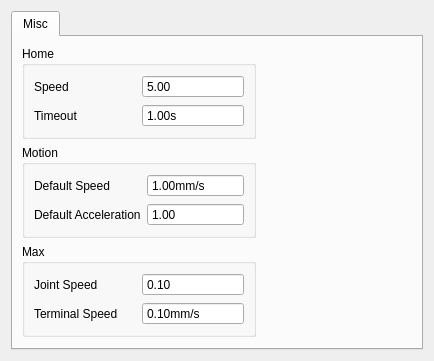
<?xml version="1.0" encoding="UTF-8"?>
<ui version="4.0">
 <class>AdvPara</class>
 <widget class="QWidget" name="AdvPara">
  <property name="geometry">
   <rect>
    <x>0</x>
    <y>0</y>
    <width>434</width>
    <height>314</height>
   </rect>
  </property>
  <property name="windowTitle">
   <string>Form</string>
  </property>
  <layout class="QVBoxLayout" name="verticalLayout">
   <item>
    <widget class="QTabWidget" name="tabWidget">
     <widget class="QWidget" name="tab">
      <attribute name="title">
       <string>Misc</string>
      </attribute>
      <layout class="QGridLayout" name="gridLayout_2">
       <item row="0" column="0">
        <widget class="QGroupBox" name="groupBox">
         <property name="title">
          <string>Home</string>
         </property>
         <layout class="QGridLayout" name="gridLayout">
          <item row="0" column="0">
           <widget class="QLabel" name="label">
            <property name="text">
             <string>Speed</string>
            </property>
           </widget>
          </item>
          <item row="0" column="1">
           <widget class="QDoubleSpinBox" name="spinHomeSpeed">
            <property name="buttonSymbols">
             <enum>QAbstractSpinBox::NoButtons</enum>
            </property>
            <property name="minimum">
             <double>5.000000000000000</double>
            </property>
            <property name="maximum">
             <double>1000.000000000000000</double>
            </property>
           </widget>
          </item>
          <item row="1" column="0">
           <widget class="QLabel" name="label_2">
            <property name="text">
             <string>Timeout</string>
            </property>
           </widget>
          </item>
          <item row="1" column="1">
           <widget class="QDoubleSpinBox" name="spinHomeTimeout">
            <property name="buttonSymbols">
             <enum>QAbstractSpinBox::NoButtons</enum>
            </property>
            <property name="suffix">
             <string>s</string>
            </property>
            <property name="minimum">
             <double>1.000000000000000</double>
            </property>
            <property name="maximum">
             <double>1000.000000000000000</double>
            </property>
           </widget>
          </item>
         </layout>
        </widget>
       </item>
       <item row="1" column="0">
        <widget class="QGroupBox" name="groupBox_2">
         <property name="title">
          <string>Motion</string>
         </property>
         <layout class="QGridLayout" name="gridLayout_3">
          <item row="1" column="1">
           <widget class="QDoubleSpinBox" name="spinAcc">
            <property name="buttonSymbols">
             <enum>QAbstractSpinBox::NoButtons</enum>
            </property>
            <property name="minimum">
             <double>1.000000000000000</double>
            </property>
            <property name="maximum">
             <double>1000000.000000000000000</double>
            </property>
           </widget>
          </item>
          <item row="1" column="0">
           <widget class="QLabel" name="label_4">
            <property name="text">
             <string>Default Acceleration</string>
            </property>
           </widget>
          </item>
          <item row="0" column="0">
           <widget class="QLabel" name="label_3">
            <property name="text">
             <string>Default Speed</string>
            </property>
           </widget>
          </item>
          <item row="0" column="1">
           <widget class="QDoubleSpinBox" name="spinVel">
            <property name="buttonSymbols">
             <enum>QAbstractSpinBox::NoButtons</enum>
            </property>
            <property name="suffix">
             <string>mm/s</string>
            </property>
            <property name="minimum">
             <double>1.000000000000000</double>
            </property>
            <property name="maximum">
             <double>1000000.000000000000000</double>
            </property>
           </widget>
          </item>
         </layout>
        </widget>
       </item>
       <item row="0" column="1">
        <spacer name="horizontalSpacer">
         <property name="orientation">
          <enum>Qt::Horizontal</enum>
         </property>
         <property name="sizeHint" stdset="0">
          <size>
           <width>40</width>
           <height>20</height>
          </size>
         </property>
        </spacer>
       </item>
       <item row="3" column="0">
        <spacer name="verticalSpacer">
         <property name="orientation">
          <enum>Qt::Vertical</enum>
         </property>
         <property name="sizeHint" stdset="0">
          <size>
           <width>20</width>
           <height>40</height>
          </size>
         </property>
        </spacer>
       </item>
       <item row="2" column="0">
        <widget class="QGroupBox" name="groupBox_3">
         <property name="title">
          <string>Max</string>
         </property>
         <layout class="QGridLayout" name="gridLayout_4">
          <item row="0" column="0">
           <widget class="QLabel" name="label_5">
            <property name="text">
             <string>Joint Speed</string>
            </property>
           </widget>
          </item>
          <item row="1" column="0">
           <widget class="QLabel" name="label_6">
            <property name="text">
             <string>Terminal Speed</string>
            </property>
           </widget>
          </item>
          <item row="0" column="1">
           <widget class="QDoubleSpinBox" name="spinJointSpeed">
            <property name="buttonSymbols">
             <enum>QAbstractSpinBox::NoButtons</enum>
            </property>
            <property name="minimum">
             <double>0.100000000000000</double>
            </property>
            <property name="maximum">
             <double>1000000.000000000000000</double>
            </property>
           </widget>
          </item>
          <item row="1" column="1">
           <widget class="QDoubleSpinBox" name="spinTerminalSpeed">
            <property name="buttonSymbols">
             <enum>QAbstractSpinBox::NoButtons</enum>
            </property>
            <property name="suffix">
             <string>mm/s</string>
            </property>
            <property name="minimum">
             <double>0.100000000000000</double>
            </property>
            <property name="maximum">
             <double>1000000.000000000000000</double>
            </property>
           </widget>
          </item>
         </layout>
        </widget>
       </item>
      </layout>
     </widget>
    </widget>
   </item>
  </layout>
 </widget>
 <resources/>
 <connections/>
</ui>
